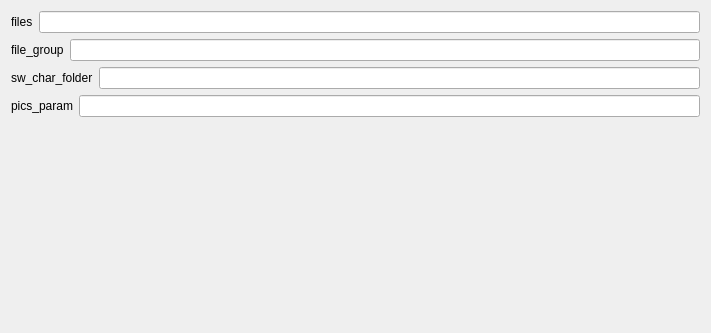
<?xml version="1.0" encoding="UTF-8"?>
<ui version="4.0">
 <class>SlowWavePicsGeneratorSettingsView</class>
 <widget class="QWidget" name="SlowWavePicsGeneratorSettingsView">
  <property name="styleSheet">
   <string notr="true">font: 12pt &quot;Roboto&quot;;</string>
  </property>
  <property name="geometry">
   <rect>
    <x>0</x>
    <y>0</y>
    <width>711</width>
    <height>333</height>
   </rect>
  </property>
  <property name="windowTitle">
   <string>Form</string>
  </property>
  <layout class="QVBoxLayout" name="verticalLayout">
   <item>
    <layout class="QHBoxLayout" name="files_horizontalLayout">
     <item>
      <widget class="QLabel" name="files_label">
       <property name="text">
        <string>files</string>
       </property>
      </widget>
     </item>
     <item>
      <widget class="QLineEdit" name="files_lineedit"/>
     </item>
    </layout>
   </item><item>
    <layout class="QHBoxLayout" name="file_group_horizontalLayout">
     <item>
      <widget class="QLabel" name="file_group_label">
       <property name="text">
        <string>file_group</string>
       </property>
      </widget>
     </item>
     <item>
      <widget class="QLineEdit" name="file_group_lineedit"/>
     </item>
    </layout>
   </item><item>
    <layout class="QHBoxLayout" name="sw_char_folder_horizontalLayout">
     <item>
      <widget class="QLabel" name="sw_char_folder_label">
       <property name="text">
        <string>sw_char_folder</string>
       </property>
      </widget>
     </item>
     <item>
      <widget class="QLineEdit" name="sw_char_folder_lineedit"/>
     </item>
    </layout>
   </item><item>
    <layout class="QHBoxLayout" name="pics_param_horizontalLayout">
     <item>
      <widget class="QLabel" name="pics_param_label">
       <property name="text">
        <string>pics_param</string>
       </property>
      </widget>
     </item>
     <item>
      <widget class="QLineEdit" name="pics_param_lineedit"/>
     </item>
    </layout>
   </item>
   <item>
    <spacer name="verticalSpacer">
     <property name="orientation">
      <enum>Qt::Vertical</enum>
     </property>
     <property name="sizeHint" stdset="0">
      <size>
       <width>20</width>
       <height>40</height>
      </size>
     </property>
    </spacer>
   </item>
  </layout>
 </widget>
 <resources>
<include location="../../../../snooz-toolbox/src/main/python/ui/themes/themes.qrc"/>
 </resources>
 <connections/>
 </ui>
